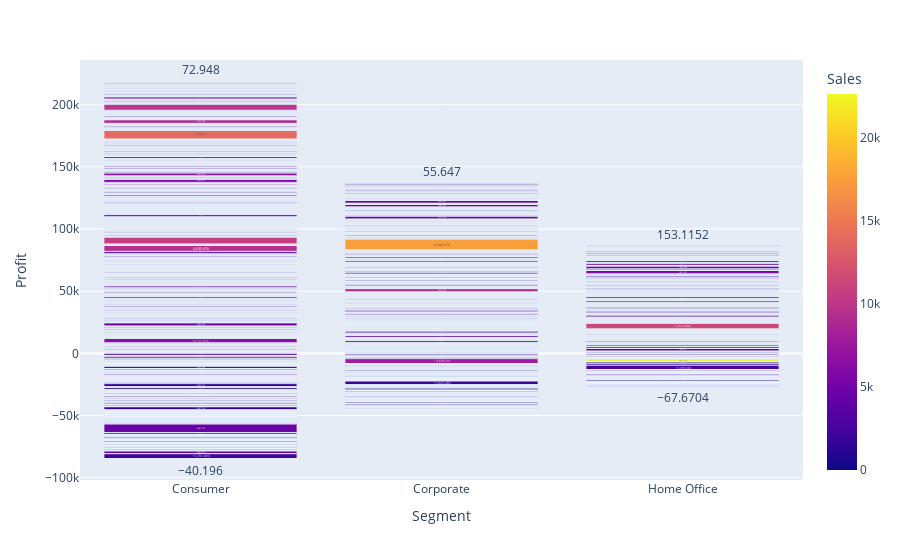

Source (notebook cell):
### Code cell
#Ploting Segment with profit & Sales 
fig = px.bar(df, x='Segment', y='Profit', color='Sales', text_auto=True)
fig.show()

### Figure 1 — Plotly figure (JSON) as saved in the notebook; plotly's stock layout.template omitted (floating-point values rounded to 4 significant figures; data arrays with more than 128 entries replaced by an {"elided": "..."} marker saying what was removed)
{"data": [{"alignmentgroup": "True", "hovertemplate": "Segment=%{x}<br>Profit=%{y}<br>Sales=%{marker.color}<extra></extra>", "legendgroup": "", "marker": {"color": {"elided": "9994 float values"}, "coloraxis": "coloraxis", "pattern": {"shape": ""}}, "name": "", "offsetgroup": "", "orientation": "v", "showlegend": false, "textposition": "auto", "texttemplate": "%{y}", "type": "bar", "x": {"elided": "9994 str values"}, "xaxis": "x", "y": {"elided": "9994 float values"}, "yaxis": "y"}], "layout": {"barmode": "relative", "coloraxis": {"colorbar": {"title": {"text": "Sales"}}, "colorscale": [[0, "#0d0887"], [0.1111, "#46039f"], [0.2222, "#7201a8"], [0.3333, "#9c179e"], [0.4444, "#bd3786"], [0.5556, "#d8576b"], [0.6667, "#ed7953"], [0.7778, "#fb9f3a"], [0.8889, "#fdca26"], [1, "#f0f921"]]}, "legend": {"tracegroupgap": 0}, "margin": {"t": 60}, "xaxis": {"anchor": "y", "domain": [0, 1], "title": {"text": "Segment"}}, "yaxis": {"anchor": "x", "domain": [0, 1], "title": {"text": "Profit"}}}}
